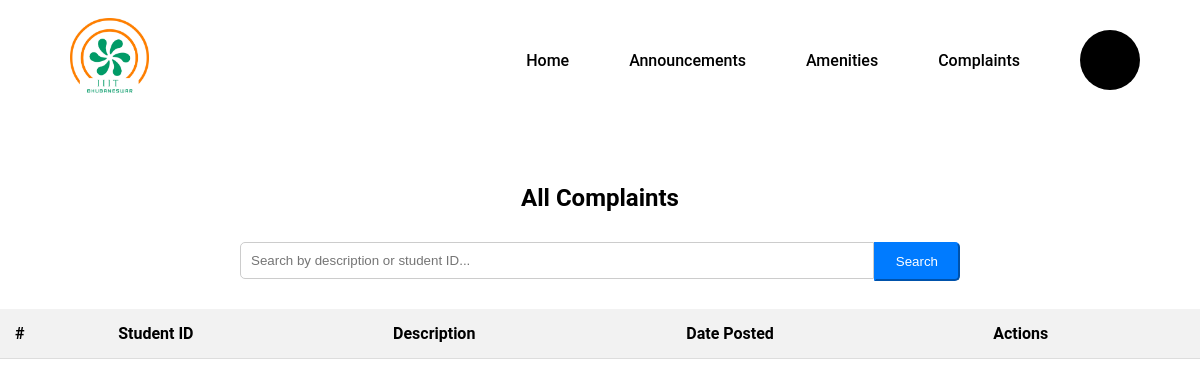
The page /faculty/complaints/ on the database as committed earlier.
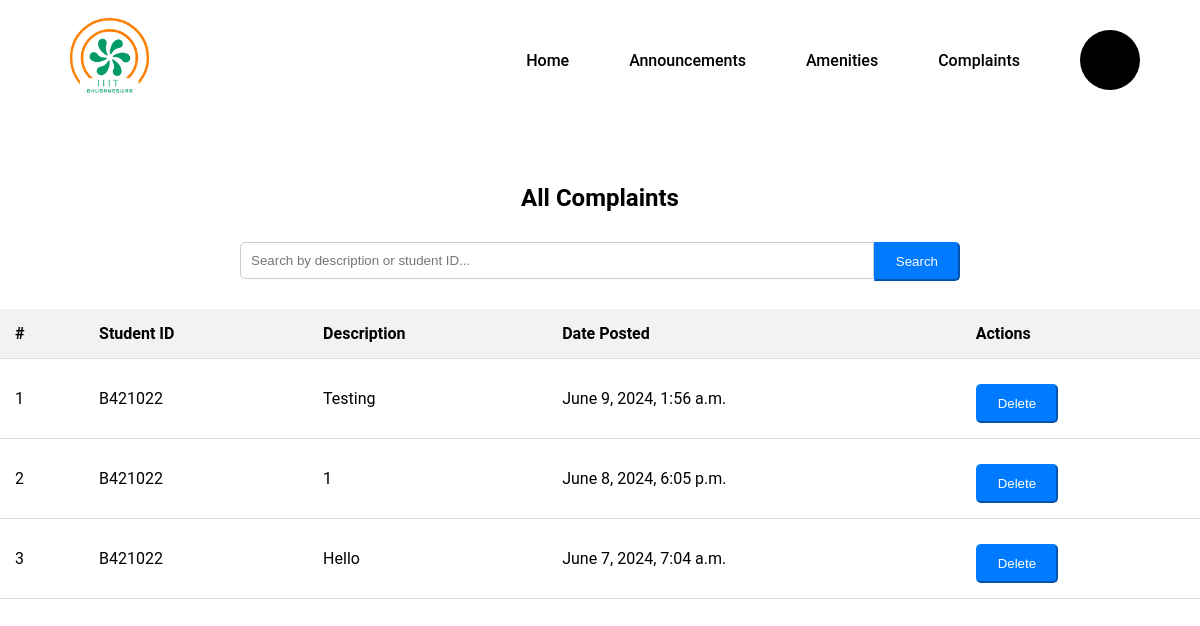
The same page on the database as committed later.
### users/models.py (models this page shows, shortened)
class Complaint(models.Model):
    student_id = models.CharField(max_length=20)
    description = models.TextField()
    date_created = models.DateTimeField(auto_now_add=True)

### users/views.py (the view)
# urls.py: path('faculty/complaints/', views.faculty_complaints_list, name='faculty_complaints_list'),
def faculty_complaints_list(request):
    query = request.GET.get('search_query')
    if query:
        complaints = Complaint.objects.filter(
            Q(student_id__icontains=query) |
            Q(description__icontains=query)
        )
    else:
        complaints = Complaint.objects.all().order_by('-date_created')  # Newest complaints first
    context = {
        'complaints': complaints,
    }
    return render(request, 'faculty_complaints_list.html', context)

### users/context_processors.py (called while the page is built)
def cloak_room_settings(request):
    settings = CloakRoomSettings.objects.first()
    return {
        'settings': settings
    }

### users/templates/faculty_complaints_list.html (shortened to what this page needs)
{% extends 'faculty_base.html' %}
{% block content %}
<div class="container mt-4">
    {% load static %}
    <link rel="stylesheet" href="{% static 'css/complaints.css' %}">
    <h2>All Complaints</h2>
    <div class="row mb-3 justify-content-center">
        <div class="col-md-12">
            <form method="GET" action="{% url 'faculty_complaints_list' %}" class="form-inline search-bar">
                <div class="input-group">
                    <input type="text" class="form-control form-control-lg" name="search_query" placeholder="Search by description or student ID..." value="{{ request.GET.search_query }}">
                    <div class="input-group-append">
                        <button type="submit" class="btn btn-primary btn-lg">Search</button>
                    </div>
                </div>
            </form>
        </div>
    </div>
    <table class="table table-striped mt-3">
        <thead>
            <tr>
                <th>#</th>
                <th>Student ID</th>
                <th>Description</th>
                <th>Date Posted</th>
                <th>Actions</th>
            </tr>
        </thead>
        <tbody>
            {% for complaint in complaints %}
            <tr>
                <td>{{ forloop.counter }}</td>
                <td>{{ complaint.student_id|capfirst }}</td>
                <td>{{ complaint.description|capfirst }}</td>
                <td>{{ complaint.date_created }}</td>
                <td>
                    <form action="{% url 'delete_complaint' complaint.id %}" method="post" style="display: inline;">
                        <button type="submit" class="btn btn-primary btn-lg">Delete</button>
                    </form>
                </td>
            </tr>
            {% endfor %}
        </tbody>
    </table>
</div>
{% endblock %}

Rows that differ between the two databases and show on the page:
added Complaint: student_id "B421022", description "Testing", date_created "June 9, 2024, 1:56 a.m."
added Complaint: student_id "B421022", description "1", date_created "June 8, 2024, 6:05 p.m."
added Complaint: student_id "B421022", description "Hello", date_created "June 7, 2024, 7:04 a.m."
